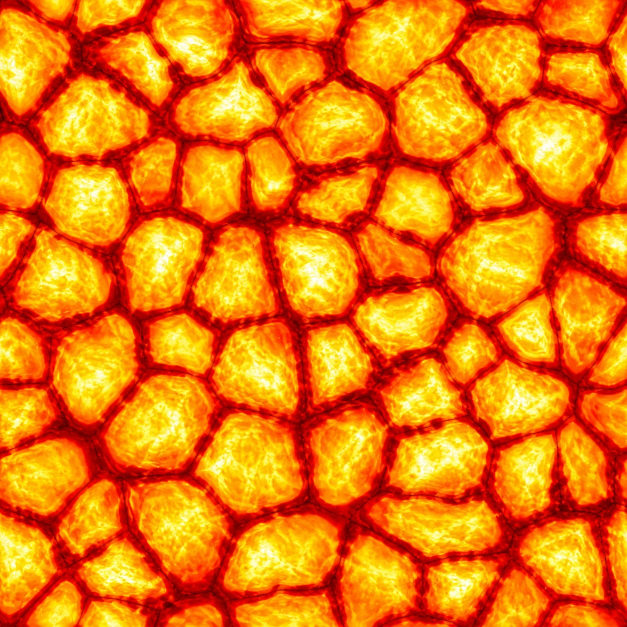
#> input picture assets/texture-sources/solar-granules-raw.jpg, 1254 x 1254 px (shown at 1/2 size)
$ python build_solar_granules.py
#> lines starting #> are read from the running program, lines starting #| are printed output that depends on the picture
### tools/theme_writer.py
"""Reusable writer for N64FlashcartMenu V1 theme PNG packages."""

from __future__ import annotations

import math
import struct
import zlib
from collections import namedtuple
from pathlib import Path
from typing import Iterable

from PIL import Image


WIDTH = 64
# Regions retain byte-sized origins.  A 32px texture can therefore start as
# late as row 255 and extend through row 286.
MAX_HEIGHT = 287
MAX_STATIC_WIDTH = 640
MAX_STATIC_HEIGHT = 480
NAME = 1
FAMILY = 2
COLORS = 3
BACKGROUND = 4
REGIONS = 5
TAB_GEOMETRY = 6
INTERNAL_BORDER = 7
TEXTURE_ANIMATION = 8
PARAMETER_ANIMATION = 9
TEXTURE_ORIGIN = 10

# Animation flag bits shared by Type 8 texture animation and Type 9 parameter
# animation. Combining PING_PONG | INTERPOLATE is valid; LOOP and PING_PONG
# are mutually exclusive playback modes.
ANIMATION_LOOP = 0
ANIMATION_PING_PONG = 1 << 0
ANIMATION_ONCE = 1 << 1
ANIMATION_REVERSED = 1 << 2
ANIMATION_INTERPOLATE = 1 << 3

# Rotation is expressed in radians per 60 Hz tick. Large fullscreen repeating
# fields can cause discomfort well below the format's technical ±0.25 limit,
# so authored themes use this conservative ceiling unless a future validator
# grants an explicit, reviewed exception.
COMFORTABLE_ROTATION_LIMIT = 0.001

COLOR_NAMES = (
    "background panel border text muted_text accent highlight tab_inactive "
    "tab_active shadow success warning gradient_tl gradient_tr gradient_bl gradient_br"
).split()
Palette = namedtuple("Palette", COLOR_NAMES)
ParameterFrame = namedtuple("ParameterFrame", (
    "background panel border text muted_text accent highlight tab_inactive "
    "tab_active shadow success warning gradient_tl gradient_tr gradient_bl gradient_br "
    "gradient_speed gradient_warp layer0_scale layer1_scale layer0_dx layer0_dy "
    "layer1_dx layer1_dy rotation layer0_alpha layer1_alpha layer0_texture layer1_texture"
), defaults=(None,) * 29)
Rectangle = namedtuple("Rectangle", "x y width height", defaults=(0, 0, 0, 0))
Animation = namedtuple("Animation", "frame_ticks flags columns", defaults=(0, 0, 1))
ParameterAnimation = namedtuple("ParameterAnimation", "frames animation")
PackedArtwork = namedtuple("PackedArtwork", "image rectangles")
TextureRegions = namedtuple("TextureRegions", "layer0 layer1 border",
                            defaults=(Rectangle(), Rectangle(), Rectangle()))
DualTextureBackground = namedtuple("DualTextureBackground", (
    "layer0_scale layer1_scale layer0_dx layer0_dy layer1_dx layer1_dy "
    "rotation layer0_alpha layer1_alpha"))


def _uint(value: int, bits: int, label: str) -> int:
    value = int(value)
    if not 0 <= value < 1 << bits:
        raise ValueError(f"{label} must be 0..{(1 << bits) - 1}")
    return value


def _finite(value: float, label: str) -> float:
    value = float(value)
    if not math.isfinite(value):
        raise ValueError(f"{label} must be finite")
    return value


def rgba(hex_rgb: str, alpha: int = 255) -> tuple[int, int, int, int]:
    """Create an RGBA tuple from a six-digit hexadecimal RGB string."""
    if len(hex_rgb) != 6:
        raise ValueError("RGB colors must contain exactly six hexadecimal digits")
    try:
        rgb = bytes.fromhex(hex_rgb)
    except ValueError as error:
        raise ValueError("RGB colors must contain hexadecimal digits") from error
    return (*rgb, _uint(alpha, 8, "alpha"))


# [56 lines left out: functions lerp_rgba, close_seams, quantize_fixed_palette, not called in this run]


def palette(*colors) -> Palette:
    """Build the required sixteen-color palette from RGBA tuples or hex strings."""
    if len(colors) != len(COLOR_NAMES):
        raise ValueError("a theme palette must contain sixteen colors")
    normalized = []
    for color in colors:
        if isinstance(color, str):
            color = rgba(color)
        elif len(color) == 2 and isinstance(color[0], str):
            color = rgba(*color)
        if len(color) != 4:
            raise ValueError("palette colors must be RGBA tuples")
        normalized.append(tuple(_uint(channel, 8, "color channel") for channel in color))
    return Palette(*normalized)


def colors_record(colors: Palette) -> tuple[int, bytes]:
    """Encode a sixteen-color theme palette."""
    return COLORS, b"".join(bytes(color) for color in colors)


# [5 lines left out: function decode_palette, not called in this run]


def text_record(kind: int, value: str) -> tuple[int, bytes]:
    """Encode a theme name or family."""
    if kind not in (NAME, FAMILY):
        raise ValueError("text records are only valid for name and family")
    encoded = value.encode("ascii")
    if not 1 <= len(encoded) <= 63 or b"\0" in encoded:
        raise ValueError("theme text must be 1..63 non-NUL ASCII bytes")
    return kind, encoded


# [6 lines left out: function gradient_background, not called in this run]


def static_image_background() -> tuple[int, bytes]:
    """Use the complete artwork image as a non-repeating static background."""
    return BACKGROUND, bytes((5,))


def dual_texture_background(layer0_scale: float, layer1_scale: float,
                            layer0_dx: float, layer0_dy: float,
                            layer1_dx: float, layer1_dy: float,
                            rotation: float = 0, layer0_alpha: int = 255,
                            layer1_alpha: int = 255) -> tuple[int, bytes]:
    """Encode a dual-layer UV background without exposing binary packing."""
    values = tuple(_finite(value, "texture parameter") for value in (
        layer0_scale, layer1_scale, layer0_dx, layer0_dy,
        layer1_dx, layer1_dy, rotation))
    if not all(0.015625 <= scale <= 16 for scale in values[:2]):
        raise ValueError("texture scales must be 0.015625..16")
    if not all(-4 <= velocity <= 4 for velocity in values[2:6]):
        raise ValueError("texture velocities must be -4..4")
    if not -0.25 <= values[6] <= 0.25:
        raise ValueError("texture rotation must be -0.25..0.25")
    return (BACKGROUND, bytes((1,)) + struct.pack("<7f", *values)
            + bytes((_uint(layer0_alpha, 8, "layer 0 alpha"),
                     _uint(layer1_alpha, 8, "layer 1 alpha"))))


# [13 lines left out: functions decode_dual_texture_background, texture_origin, not called in this run]


def internal_border(style: int) -> tuple[int, bytes]:
    """Select one of the built-in border styles."""
    return INTERNAL_BORDER, bytes((_uint(style, 8, "border style"),))


def texture_animations(layer0_frames: int, layer0: Animation,
                       layer1_frames: int = 0,
                       layer1: Animation = Animation()) -> tuple[int, bytes]:
    """Encode animation descriptors for the two texture layers."""
    return (TEXTURE_ANIMATION,
            _pack_animation_for_frames(layer0, layer0_frames)
            + _pack_animation_for_frames(layer1, layer1_frames))


def regions_record(regions: TextureRegions, y_offset: int = 0) -> tuple[int, bytes]:
    """Encode atlas rectangles, applying the final PNG artwork-row offset."""
    packed = bytearray()
    for rectangle in regions:
        values = (rectangle.x, rectangle.y + y_offset if rectangle.height else 0,
                  rectangle.width, rectangle.height)
        packed.extend(_uint(value, 8, "region coordinate") for value in values)
    return REGIONS, bytes(packed)


def tlv(kind: int, value: bytes) -> bytes:
    return bytes((_uint(kind, 8, "record type"),)) + struct.pack(
        "<H", _uint(len(value), 16, "record length")) + value


def _pack_animation_for_frames(animation: Animation, frame_count: int) -> bytes:
    frame_count = _uint(frame_count, 8, "frame count")
    if frame_count == 0:
        return b"\0" * 5
    columns = _uint(animation.columns, 8, "animation columns")
    frame_ticks = _uint(animation.frame_ticks, 16, "animation frame ticks")
    flags = _uint(animation.flags, 8, "animation flags")
    if flags & 0xF0 or flags & 0x03 == 0x03:
        raise ValueError("animation flags contain an unsupported playback mode")
    if frame_count == 1:
        if columns not in (0, 1) or frame_ticks or flags:
            raise ValueError("single-frame animations cannot have playback settings")
        return b"\1\0\0\0\0"
    if not columns or not frame_ticks:
        raise ValueError("multi-frame animations need columns and nonzero frame ticks")
    return struct.pack("<BBHB", frame_count, columns, frame_ticks, flags)


# [78 lines left out: functions read_metadata, record_value, replace_record, decode_regions, not called in this run]


def pack_artwork(images: Iterable[Image.Image], start_y: int = 0) -> PackedArtwork:
    """Shelf-pack images into a 64-pixel-wide transparent RGBA atlas."""
    sources = [image.convert("RGBA") for image in images]
    positions = []
    x, y, row_height = 0, start_y, 0
    for image in sources:
        if image.width > WIDTH or image.height > 255:
            raise ValueError("artwork exceeds theme PNG limits")
        if x and x + image.width > WIDTH:
            x, y, row_height = 0, y + row_height, 0
        positions.append(Rectangle(x, y, image.width, image.height))
        x += image.width
        row_height = max(row_height, image.height)
    height = y + row_height
    if height >= MAX_HEIGHT:
        raise ValueError(f"packed artwork exceeds {MAX_HEIGHT - 1} rows")
    atlas = Image.new("RGBA", (WIDTH, max(height, start_y)), (0, 0, 0, 0))
    for image, rectangle in zip(sources, positions):
        atlas.alpha_composite(image, (rectangle.x, rectangle.y))
    return PackedArtwork(atlas, tuple(positions))


def pack_after_parameters(parameter_sheet: Image.Image,
                          images: Iterable[Image.Image]) -> PackedArtwork:
    """Put parameter bytes first, then shelf-pack visible artwork below them."""
    packed = pack_artwork(images, parameter_sheet.height)
    packed.image.alpha_composite(parameter_sheet.convert("RGBA"), (0, 0))
    return packed


def _channel_bytes(channel: int, value) -> bytes:
    if channel < 16:
        packed = bytes(value)
        if len(packed) != 4:
            raise ValueError("animated colors must be RGBA tuples")
        return packed
    if channel < 25:
        value = float(value)
        if not math.isfinite(value):
            raise ValueError("animated floats must be finite")
        return struct.pack("<f", value)
    value = int(value)
    if not 0 <= value <= 255:
        raise ValueError("animated byte channels must be 0..255")
    return bytes((value,))


def pack_parameter_animation(spec: ParameterAnimation,
                             metadata_rows: int = 1
                             ) -> tuple[tuple[int, bytes], Image.Image]:
    """Encode a sparse animation and its opaque RGB parameter sheet."""
    frames = tuple(spec.frames)
    if not frames:
        raise ValueError("parameter animation needs at least one frame")
    _uint(len(frames), 8, "parameter frame count")
    _uint(metadata_rows, 8, "metadata rows")
    present = [set(i for i, value in enumerate(frame) if value is not None) for frame in frames]
    if any(channels != present[0] for channels in present[1:]):
        raise ValueError("every parameter frame must specify the same channels")
    channels = sorted(present[0])
    if not channels:
        raise ValueError("parameter animation mask cannot be empty")
    mask = sum(1 << channel for channel in channels)
    payloads = [b"".join(_channel_bytes(channel, frame[channel]) for channel in channels)
                for frame in frames]
    frame_width = (len(payloads[0]) + 2) // 3
    requested_columns = _uint(spec.animation.columns, 8, "animation columns")
    columns = min(requested_columns, WIDTH // frame_width, len(frames))
    if columns <= 0:
        raise ValueError("parameter frames do not fit the theme width")
    rows = (len(frames) + columns - 1) // columns
    sheet = Image.new("RGBA", (WIDTH, rows), (0, 0, 0, 0))
    pixels = sheet.load()
    for index, payload in enumerate(payloads):
        padded = payload.ljust(frame_width * 3, b"\0")
        origin_x = index % columns * frame_width
        origin_y = index // columns
        for x in range(frame_width):
            pixels[origin_x + x, origin_y] = (*padded[x * 3:x * 3 + 3], 255)
    animation = _pack_animation_for_frames(spec.animation._replace(columns=columns), len(frames))
    record = struct.pack("<I", mask) + bytes((0, metadata_rows, frame_width, 1)) + animation
    return (PARAMETER_ANIMATION, record), sheet


def write_theme(output: Path, records: Iterable[tuple[int, bytes]], artwork: Image.Image,
                metadata_rows: int = 1) -> None:
    records = tuple(records)
    metadata_rows = _uint(metadata_rows, 8, "metadata rows")
    if not 1 <= metadata_rows <= 4:
        raise ValueError("metadata rows must be 1..4")
    body = b"".join(tlv(kind, value) for kind, value in records) + b"\0\0\0"
    header = b"N64T" + bytes((1, metadata_rows))
    header += struct.pack("<HII", 16 + len(body), 0, zlib.crc32(body)) + body
    capacity = metadata_rows * WIDTH * 3
    if len(header) > capacity:
        raise ValueError("theme metadata exceeds its declared rows")
    header = header.ljust(capacity, b"\0")
    rgba = artwork.convert("RGBA")
    static = any(kind == BACKGROUND and value == bytes((5,)) for kind, value in records)
    max_width = MAX_STATIC_WIDTH if static else WIDTH
    max_height = MAX_STATIC_HEIGHT if static else MAX_HEIGHT - metadata_rows
    if rgba.width < WIDTH or rgba.width > max_width or (not static and rgba.width != WIDTH):
        raise ValueError(f"theme artwork width must be {WIDTH}" + (f"..{max_width}" if static else ""))
    if rgba.height < 1 or rgba.height > max_height:
        raise ValueError(f"theme artwork height must be 1..{max_height}")
    canvas = Image.new("RGBA", (rgba.width, metadata_rows + rgba.height), (0, 0, 0, 0))
    canvas.alpha_composite(rgba, (0, metadata_rows))
    pixels = canvas.load()
    for y in range(metadata_rows):
        for x in range(WIDTH):
            offset = (y * WIDTH + x) * 3
            pixels[x, y] = (*header[offset:offset + 3], 255)
    output.parent.mkdir(parents=True, exist_ok=True)
    canvas.save(output, optimize=True)

### tools/build_solar_granules.py
#!/usr/bin/env python3
"""Build the animated Solar Granules theme."""

from __future__ import annotations

import math
from pathlib import Path

from PIL import Image, ImageEnhance, ImageFilter, ImageOps

from theme_writer import (
    Animation, FAMILY, NAME, ParameterAnimation, ParameterFrame, TextureRegions,
    colors_record, dual_texture_background, internal_border, pack_after_parameters,
    pack_parameter_animation, palette, regions_record, text_record,
    texture_animations, write_theme,
)


ROOT = Path(__file__).resolve().parents[1]
SOURCE = ROOT / "assets" / "texture-sources" / "solar-granules-raw.jpg"
OUTPUT = ROOT / "assets" / "themes" / "solar-granules.png"
ROWS = 2
SIZE = 32
FRAME_COUNT = 8


BASE_PALETTE = palette(
    "25030a", ("4a0710", 220), "e95012", "fff2cf",
    "dfb27c", "ff9d18", "ffd34b", "59100f",
    "9c210e", "0b0103", "7bd89d", "ffc33d",
    "3c050a", "8f160c", "de480c", "ffb51e",
)


def _roll(image: Image.Image, dx: int, dy: int) -> Image.Image:
    """Offset an image with toroidal wrapping."""
    return Image.frombytes(image.mode, image.size, bytes(
        image.getpixel(((x - dx) % image.width, (y - dy) % image.height))[channel]
        for y in range(image.height)
        for x in range(image.width)
        for channel in range(len(image.getbands()))
    ))


def _close_seams(image: Image.Image) -> Image.Image:
    """Make opposite edge texels equal so RDP repeat filtering has no join."""
    image = image.copy()
    pixels = image.load()
    for y in range(image.height):
        pair = tuple((pixels[0, y][c] + pixels[image.width - 1, y][c]) // 2
                     for c in range(len(image.getbands())))
        pixels[0, y] = pixels[image.width - 1, y] = pair
    for x in range(image.width):
        pair = tuple((pixels[x, 0][c] + pixels[x, image.height - 1][c]) // 2
                     for c in range(len(image.getbands())))
        pixels[x, 0] = pixels[x, image.height - 1] = pair
    return image


def solar_frames(source: Image.Image) -> tuple[list[Image.Image], Image.Image]:
    """Reduce the generated plate into a looping convection animation."""
    source = source.convert("RGB")
#> source is the input picture: PIL image 1254x1254 RGB; mean R, G, B 234.6, 119.6, 11.7
    # Preserve a handful of large convection cells at 32x32 instead of
    # collapsing the whole generated plate into high-frequency noise.
    side = round(min(source.size) * 0.55)
    left = (source.width - side) // 2
    top = (source.height - side) // 2
    source = source.crop((left, top, left + side, top + side))
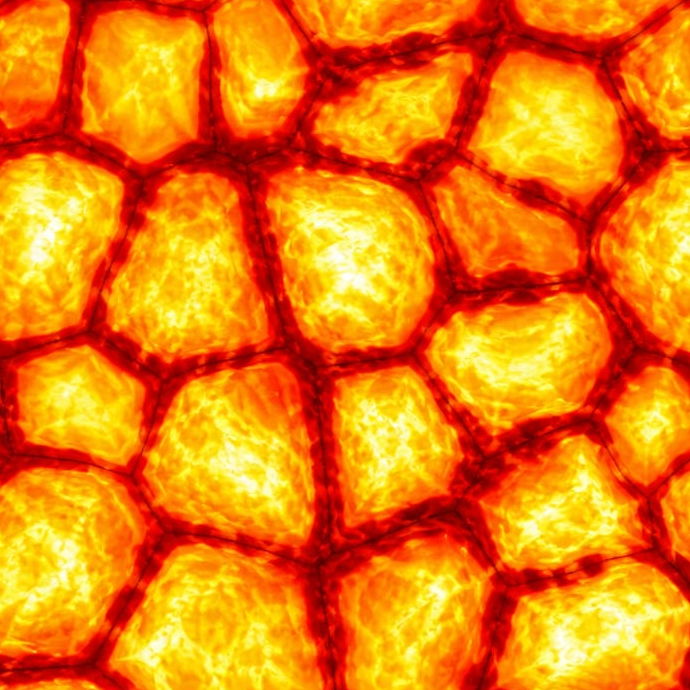
#> source: PIL image 690x690 RGB; mean R, G, B 235.2, 123.1, 13.6
    source = ImageOps.fit(source, (384, 384), method=Image.Resampling.LANCZOS)
#> source: PIL image 384x384 RGB
    base = source.resize((SIZE, SIZE), Image.Resampling.LANCZOS)
    base = ImageEnhance.Color(base).enhance(1.18)
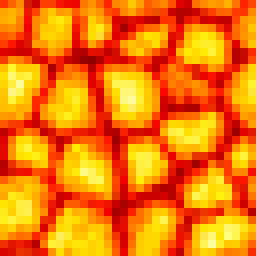
#> base: PIL image 32x32 RGB (shown 8 times larger); mean R, G, B 244.8, 120.3, 6
    base = ImageEnhance.Contrast(base).enhance(1.13)
    base = _close_seams(base)
#> the loop in _close_seams, `for y in range(image.height):` made 32 passes
#> pair on passes 1 to 8: (255, 49, 0), (255, 151, 0), (255, 173, 0), (255, 168, 0), (255, 126, 0), (255, 124, 0), (242, 16, 0), (255, 58, 0)
#> the loop in _close_seams, `for x in range(image.width):` made 32 passes
#> pair on passes 1 to 8: (248, 31, 0), (241, 46, 0), (250, 87, 0), (230, 21, 0), (221, 1, 0), (254, 26, 0), (255, 98, 0), (255, 119, 0)

    soft = base.filter(ImageFilter.GaussianBlur(1.15))
    frames: list[Image.Image] = []
    for index in range(FRAME_COUNT):
        phase = index * math.tau / FRAME_COUNT
        # Counter-moving wrapped samples expand and contract the cell interiors.
        dx = round(1.6 * math.cos(phase))
        dy = round(1.6 * math.sin(phase))
        hot = _roll(base, dx, dy)
        cool = _roll(soft, -dx, -dy)
        frame = Image.blend(hot, cool, 0.20 + 0.10 * (1 + math.sin(phase)) / 2)
        frame = ImageEnhance.Brightness(frame).enhance(0.96 + 0.08 * math.sin(phase + 0.5))
        frames.append(_close_seams(frame.convert("RGBA")))
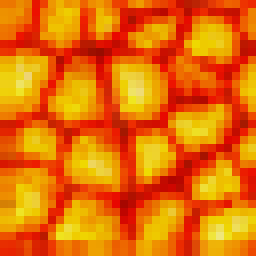
#> frame: PIL image 32x32 RGB (shown 8 times larger); mean R, G, B 231.2, 110.8, 3.9
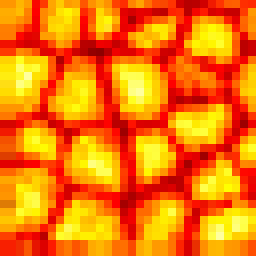
#> hot: PIL image 32x32 RGB (shown 8 times larger); mean R, G, B 247.3, 119.3, 4.7
#> after the loop, frames = 8 items

    # A transparent RGBA5551 layer isolates the hottest ridges; Type 9 pulses it.
    luminance = ImageOps.grayscale(base)
    edges = luminance.filter(ImageFilter.FIND_EDGES).filter(ImageFilter.GaussianBlur(0.45))
    overlay = Image.new("RGBA", (SIZE, SIZE), (255, 174, 32, 0))
    op = overlay.load()
    ep = edges.load()
    lp = luminance.load()
    for y in range(SIZE):
        for x in range(SIZE):
            visible = ep[x, y] > 38 and lp[x, y] > 112
            op[x, y] = (255, min(255, 116 + lp[x, y] // 2), 20, 255 if visible else 0)
    return frames, _close_seams(overlay)
#> in _close_seams (call 10), `image = image.copy()`:
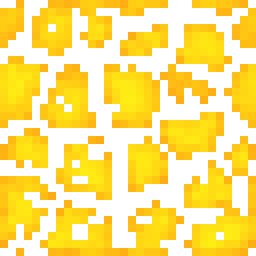
#> image: PIL image 32x32 RGBA (shown 8 times larger); mean R, G, B, A 255, 188, 20, 149.4; transparent parts drawn white
#> the loop in _close_seams (call 10), `for y in range(image.height):` made 32 passes
#> pair on passes 1 to 8: (255, 162, 20, 0), (255, 198, 20, 255), (255, 205, 20, 255), (255, 203, 20, 255), (255, 191, 20, 255), (255, 190, 20, 255), (255, 157, 20, 0), (255, 171, 20, 0)
#> the loop in _close_seams (call 10), `for x in range(image.width):` made 32 passes
#> pair on passes 1 to 8: (255, 162, 20, 0), (255, 165, 20, 0), (255, 179, 20, 255), (255, 156, 20, 0), (255, 149, 20, 0), (255, 161, 20, 0), (255, 183, 20, 255), (255, 189, 20, 255)


def parameter_frames() -> list[ParameterFrame]:
    """Pulse only the ridge overlay; UI colors stay calm and fixed."""
    return [ParameterFrame(layer1_alpha=56 + round(94 * (1 + math.sin(
        index * math.tau / FRAME_COUNT - 0.5)) / 2)) for index in range(FRAME_COUNT)]


def build() -> Path:
    frames, overlay = solar_frames(Image.open(SOURCE))
#> frames = 8 items
    parameter_record, parameter_sheet = pack_parameter_animation(
        ParameterAnimation(parameter_frames(), Animation(18, 8, 4)), ROWS
    )
    packed = pack_after_parameters(parameter_sheet, (*frames, overlay))
#> in pack_artwork, `sources = [image.convert("RGBA") for image in images]`: sources = 9 items
#> the loop in pack_artwork, `for image in sources:` made 9 passes
#> (x, y) on passes 3, 5, 7, 9: (32, 34), (32, 66), (32, 98), (32, 130)
#> after the loop in pack_artwork, `for image in sources:`: positions = [(0, 2, 32, 32), (32, 2, 32, 32), (0, 34, 32, 32), (32, 34, 32, 32), (0, 66, 32, 32), (32, 66, 32, 32), (0, 98, 32, 32), (32, 98, 32, 32), (0, 130, 32, 32)]; row_height = 32; y = 130
#> in pack_artwork, `height = y + row_height`: height = 162
#> the loop in pack_artwork, `for image, rectangle in zip(sources, positions):` made 9 passes
#> after the loop in pack_artwork, `for image, rectangle in zip(sources, positions):`:
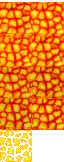
#> atlas: PIL image 64x162 RGBA; mean R, G, B, A 200.9, 101.7, 4.3, 216.2; transparent parts drawn white
    layer0_rect = packed.rectangles[0]
#> layer0_rect = (0, 2, 32, 32)
    layer1_rect = packed.rectangles[-1]
#> layer1_rect = (0, 130, 32, 32)
    records = [
        text_record(NAME, "Solar Granules"),
        text_record(FAMILY, "Texture"),
        colors_record(BASE_PALETTE),
        dual_texture_background(1.05, 1.05, 0.0015, -0.001, -0.002, 0.001, 0, 255, 88),
        regions_record(TextureRegions(layer0_rect, layer1_rect), ROWS),
        internal_border(2),
        texture_animations(FRAME_COUNT, Animation(9, 8, 2)),
        parameter_record,
    ]
    write_theme(OUTPUT, records, packed.image, ROWS)
#> in write_theme, `records = tuple(records)`: records = 8 items
#> in write_theme, `static = any(kind == BACKGROUND and value == bytes((5,)) for kind, val..`: static = False
#> in write_theme, `max_width = MAX_STATIC_WIDTH if static else WIDTH`: max_width = 64
#> in write_theme, `max_height = MAX_STATIC_HEIGHT if static else MAX_HEIGHT - metadata_rows`: max_height = 285
#> in write_theme, `canvas.save(output, optimize=True)`:
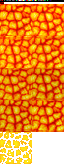
#> saved as solar-granules.png: PIL image 64x164 RGBA; mean R, G, B, A 199, 100.9, 4.7, 216.9; transparent parts drawn white
    return OUTPUT


if __name__ == "__main__":
    output = build()
    print(f"wrote {output.relative_to(ROOT)}")
